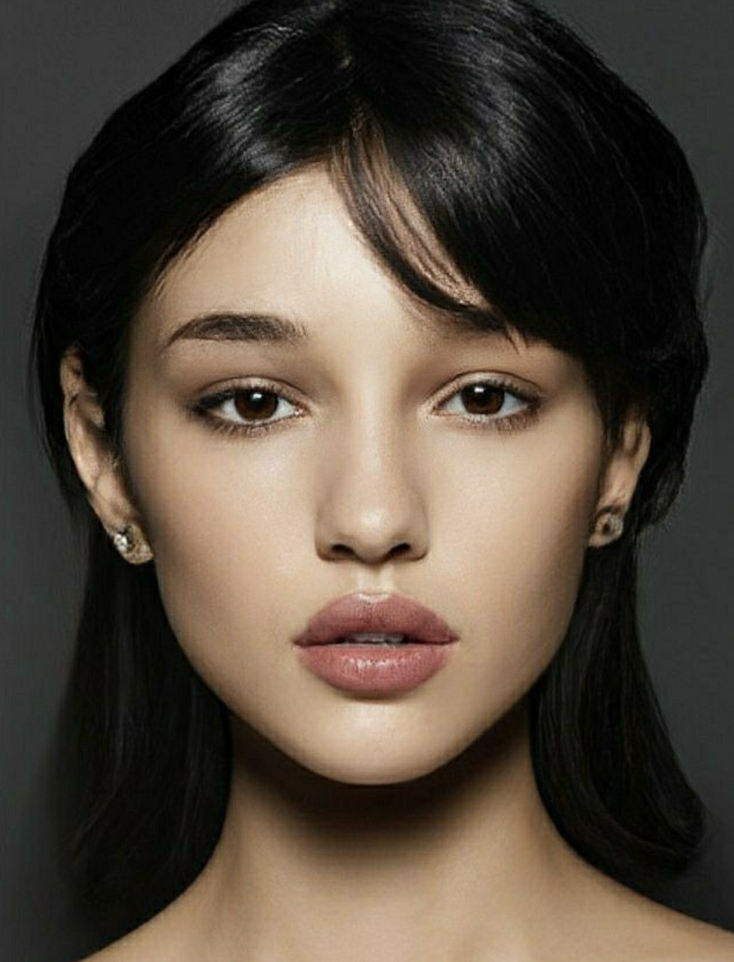
#> input picture data/examples/face.png, 734 x 962 px, shrunk from 978 x 1282 before the run
$ python -i detector.py   (imports and definitions only)
#> lines starting #> are read from the running program, lines starting #| are printed output that depends on the picture; after the words box and inside, x2 and y2 are one past the last pixel; in counts of white or black regions, pixels touching at a corner belong together
#> further down, picture is the input picture: shape (962, 734, 3); mean B, G, R 60.5, 72.1, 83.4
import cv2

face_cascade = cv2.CascadeClassifier(
    cv2.data.haarcascades + "haarcascade_frontalface_default.xml"
)

# [11 lines left out: function detect_faces, not called in this run]

def detect_objects(image):
    """
    Detect objects using contour detection
    """
    gray = cv2.cvtColor(image, cv2.COLOR_BGR2GRAY)
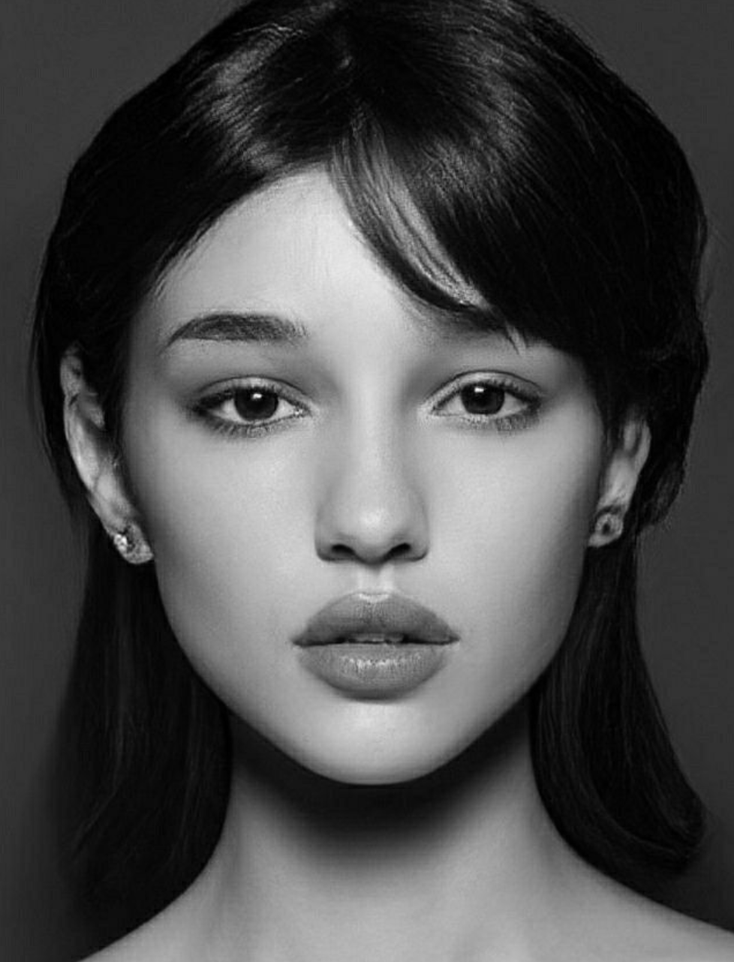
#> gray: shape (962, 734); min 0, max 244, mean 74.2
    blur = cv2.GaussianBlur(gray, (5, 5), 0)
    edges = cv2.Canny(blur, 50, 150)
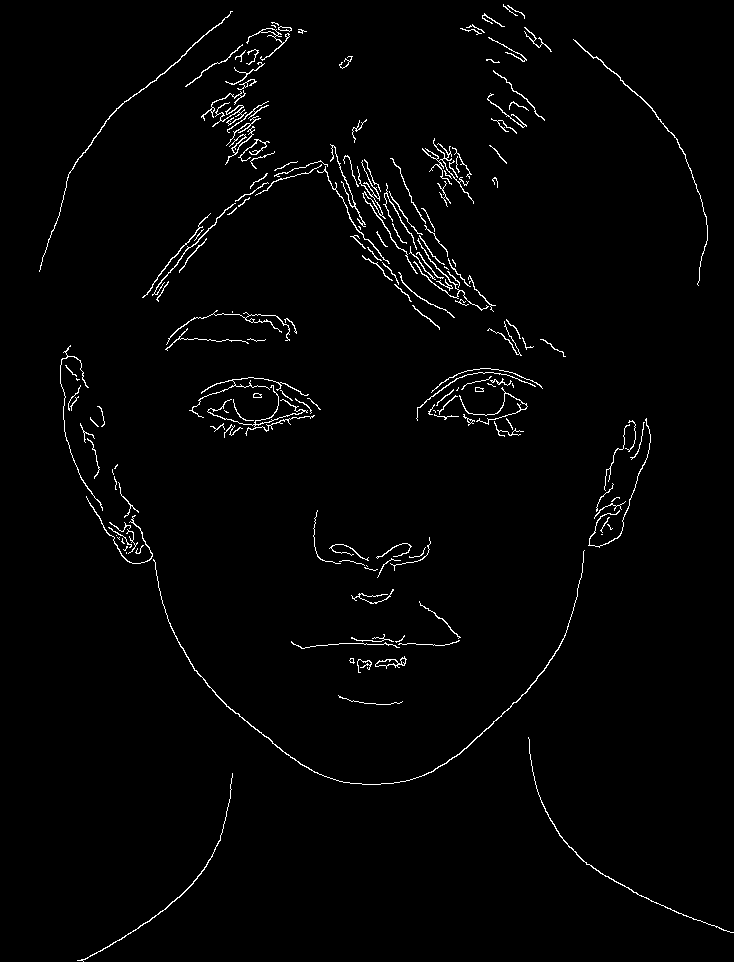
#> edges: shape (962, 734); 1.8% white in thin lines or dots

    contours, _ = cv2.findContours(
        edges,
        cv2.RETR_EXTERNAL,
        cv2.CHAIN_APPROX_SIMPLE
    )
#> contours = 175 contours, 123 with area under 20; largest, box (x1, y1, x2, y2) and area: (153, 550, 585, 785) 215, (375, 656, 407, 669) 144, (39, 11, 233, 272) 128, (573, 39, 708, 286) 102, (246, 28, 290, 61) 101

    boxes = []
    for cnt in contours:
        if cv2.contourArea(cnt) > 1000:
            x, y, w, h = cv2.boundingRect(cnt)
            boxes.append((x, y, w, h))
#> this loop made 175 passes
#> cnt on passes 14, 17, 27: [[366, 565], [367, 566]], [[126, 552], [126, 553]], [[116, 535]]
#> after the loop, boxes = []

    return boxes

# [35 lines left out: function draw_boxes, not called in this run]

>>> import cv2
>>> picture = cv2.imread('../data/examples/face.png')
>>> result = detect_objects(picture)
#> result = []

$ run again, on data/examples/group.png
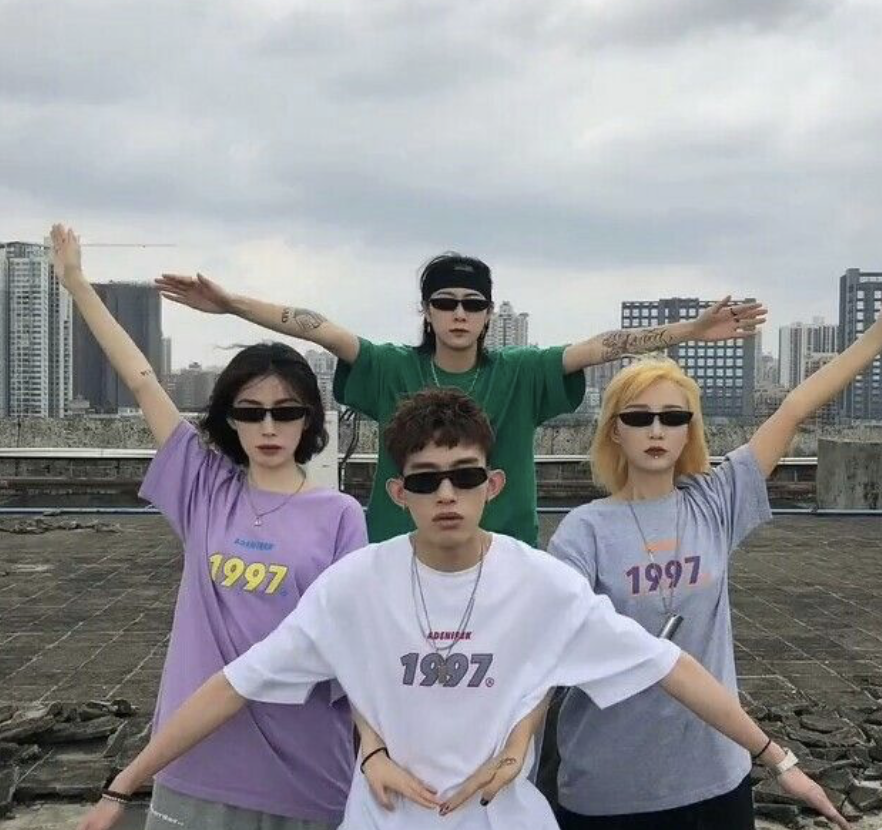
#> input picture data/examples/group.png, 882 x 830 px
#> picture is the input picture: shape (830, 882, 3); mean B, G, R 152, 148.6, 147.9
#> in detect_objects, `gray = cv2.cvtColor(image, cv2.COLOR_BGR2GRAY)`:
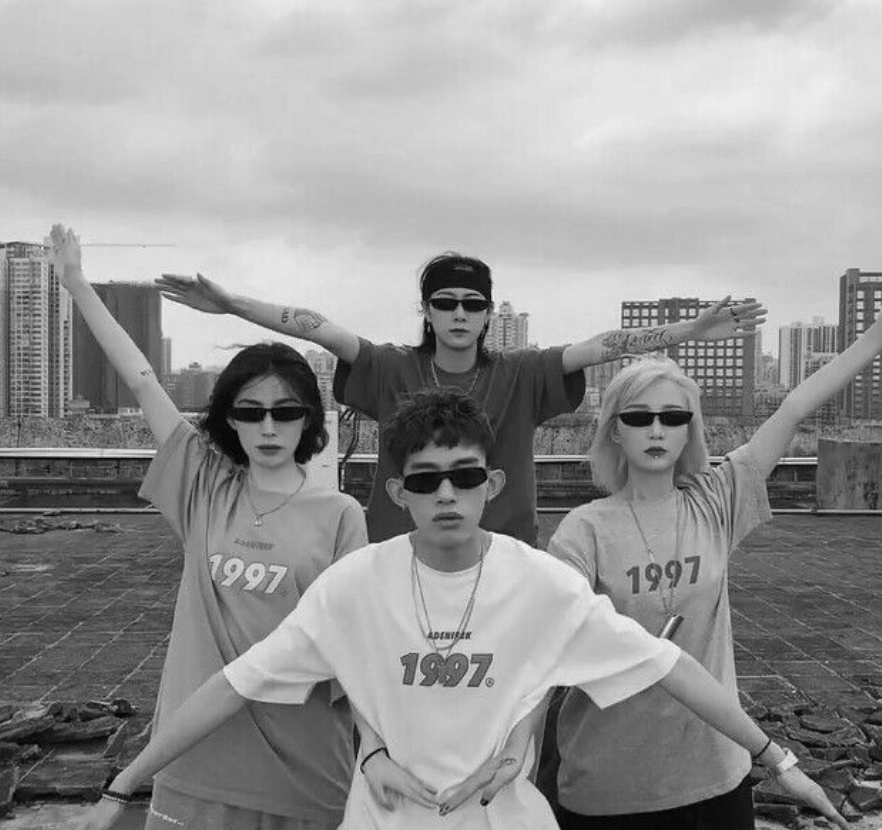
#> gray: shape (830, 882); min 1, max 250, mean 148.8
#> in detect_objects, `edges = cv2.Canny(blur, 50, 150)`:
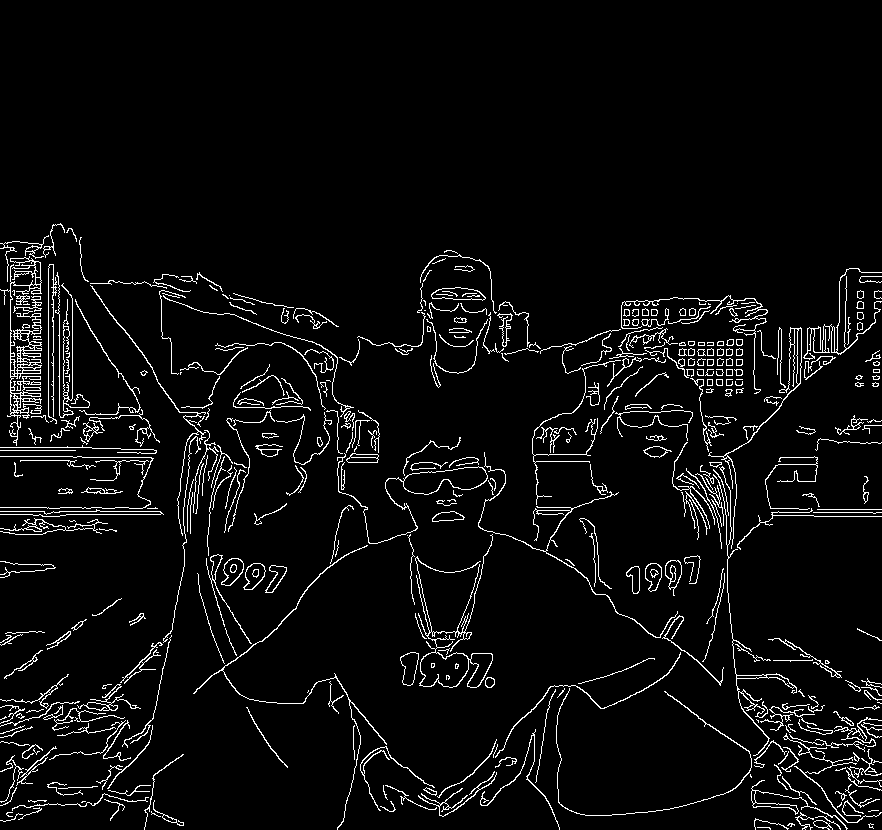
#> edges: shape (830, 882); 4.8% white in thin lines or dots, all inside (x1, y1, x2, y2) = (0, 223, 882, 830)
#> contours = 413 contours, 270 with area under 20; largest, box (x1, y1, x2, y2) and area: (415, 534, 493, 688) 2006, (337, 453, 488, 544) 1524, (0, 256, 42, 446) 1016, (431, 287, 486, 301) 492, (400, 652, 419, 686) 408
#> the loop in detect_objects, `for cnt in contours:` made 413 passes
#> (x, y, w, h) on passes 137, 194, 407: (415, 534, 78, 154), (337, 453, 151, 91), (0, 256, 42, 190)
#> after the loop in detect_objects, `for cnt in contours:`: boxes = [(415, 534, 78, 154), (337, 453, 151, 91), (0, 256, 42, 190)]
#> result has the same summary as boxes in detect_objects
